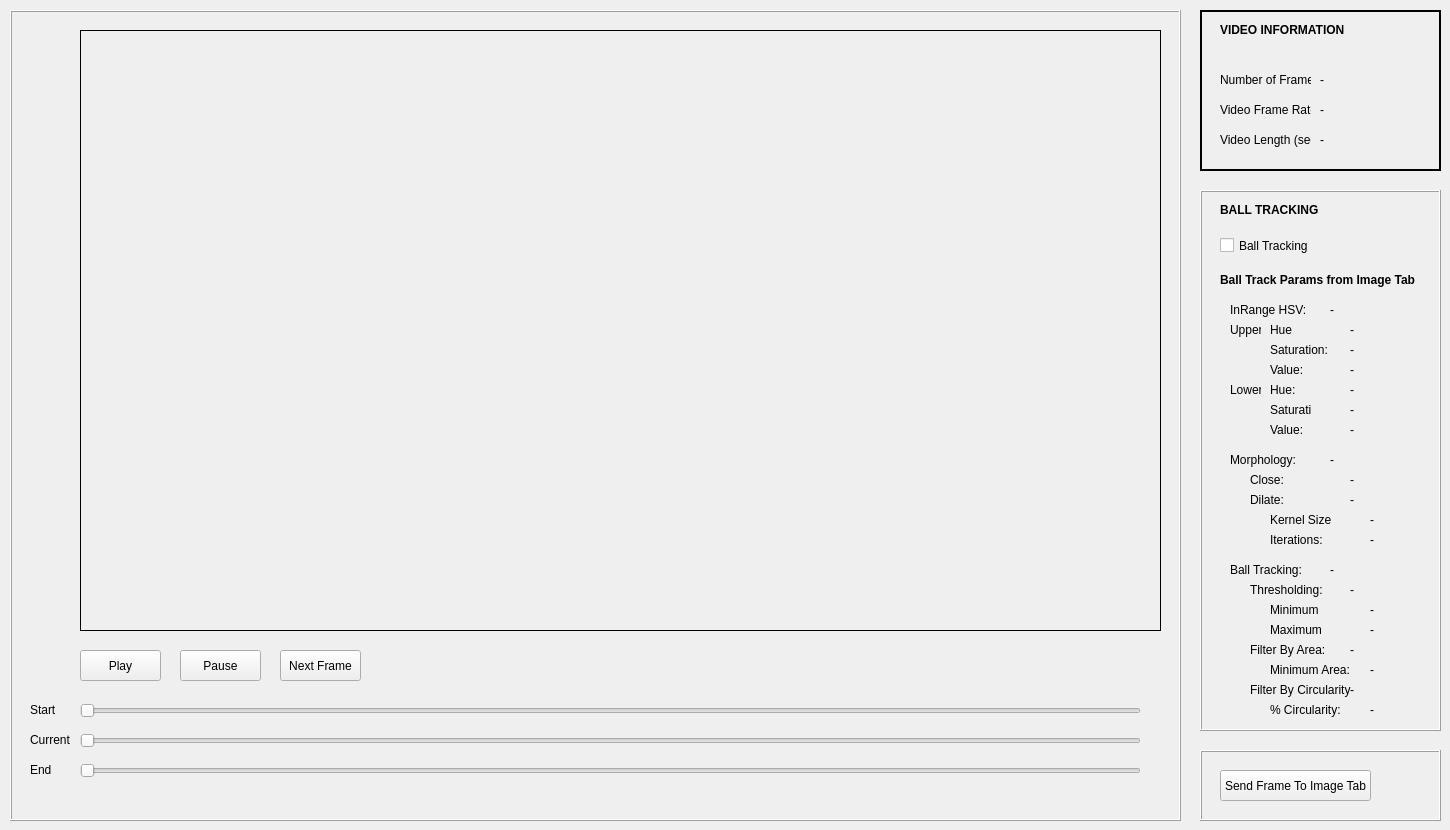
    <widget class="QWidget" name="tab">
     <attribute name="title">
      <string>Video</string>
     </attribute>
     <widget class="QFrame" name="frame">
      <property name="geometry">
       <rect>
        <x>1200</x>
        <y>10</y>
        <width>241</width>
        <height>161</height>
       </rect>
      </property>
      <property name="frameShape">
       <enum>QFrame::Box</enum>
      </property>
      <property name="frameShadow">
       <enum>QFrame::Plain</enum>
      </property>
      <property name="lineWidth">
       <number>2</number>
      </property>
      <widget class="QLabel" name="label">
       <property name="geometry">
        <rect>
         <x>20</x>
         <y>60</y>
         <width>91</width>
         <height>20</height>
        </rect>
       </property>
       <property name="text">
        <string>Number of Frames:</string>
       </property>
      </widget>
      <widget class="QLabel" name="frameNumberLabel">
       <property name="geometry">
        <rect>
         <x>120</x>
         <y>60</y>
         <width>41</width>
         <height>20</height>
        </rect>
       </property>
       <property name="text">
        <string>-</string>
       </property>
      </widget>
      <widget class="QLabel" name="label_6">
       <property name="geometry">
        <rect>
         <x>20</x>
         <y>90</y>
         <width>91</width>
         <height>20</height>
        </rect>
       </property>
       <property name="text">
        <string>Video Frame Rate:</string>
       </property>
      </widget>
      <widget class="QLabel" name="labelFPS">
       <property name="geometry">
        <rect>
         <x>120</x>
         <y>90</y>
         <width>41</width>
         <height>20</height>
        </rect>
       </property>
       <property name="text">
        <string>-</string>
       </property>
      </widget>
      <widget class="QLabel" name="label_7">
       <property name="geometry">
        <rect>
         <x>20</x>
         <y>120</y>
         <width>91</width>
         <height>20</height>
        </rect>
       </property>
       <property name="text">
        <string>Video Length (sec):</string>
       </property>
      </widget>
      <widget class="QLabel" name="labelVideoLengthSeconds">
       <property name="geometry">
        <rect>
         <x>120</x>
         <y>120</y>
         <width>41</width>
         <height>20</height>
        </rect>
       </property>
       <property name="text">
        <string>-</string>
       </property>
      </widget>
      <widget class="QLabel" name="label_8">
       <property name="geometry">
        <rect>
         <x>20</x>
         <y>10</y>
         <width>161</width>
         <height>20</height>
        </rect>
       </property>
       <property name="font">
        <font>
         <weight>75</weight>
         <bold>true</bold>
         <underline>false</underline>
        </font>
       </property>
       <property name="text">
        <string>VIDEO INFORMATION</string>
       </property>
      </widget>
     </widget>
     <widget class="QFrame" name="frameVideoTabTrackParams">
      <property name="geometry">
       <rect>
        <x>1200</x>
        <y>190</y>
        <width>241</width>
        <height>541</height>
       </rect>
      </property>
      <property name="frameShape">
       <enum>QFrame::Box</enum>
      </property>
      <property name="frameShadow">
       <enum>QFrame::Raised</enum>
      </property>
      <widget class="QCheckBox" name="chkTrackBall">
       <property name="geometry">
        <rect>
         <x>20</x>
         <y>40</y>
         <width>91</width>
         <height>31</height>
        </rect>
       </property>
       <property name="text">
        <string>Ball Tracking</string>
       </property>
      </widget>
      <widget class="QLabel" name="label_9">
       <property name="geometry">
        <rect>
         <x>20</x>
         <y>10</y>
         <width>161</width>
         <height>20</height>
        </rect>
       </property>
       <property name="font">
        <font>
         <weight>75</weight>
         <bold>true</bold>
         <underline>false</underline>
        </font>
       </property>
       <property name="text">
        <string>BALL TRACKING</string>
       </property>
      </widget>
      <widget class="QLabel" name="label_12">
       <property name="geometry">
        <rect>
         <x>20</x>
         <y>80</y>
         <width>211</width>
         <height>20</height>
        </rect>
       </property>
       <property name="font">
        <font>
         <weight>75</weight>
         <bold>true</bold>
         <underline>false</underline>
        </font>
       </property>
       <property name="text">
        <string>Ball Track Params from Image Tab</string>
       </property>
      </widget>
      <widget class="QLabel" name="lblThreshTrueVT">
       <property name="geometry">
        <rect>
         <x>150</x>
         <y>390</y>
         <width>41</width>
         <height>20</height>
        </rect>
       </property>
       <property name="text">
        <string>-</string>
       </property>
      </widget>
      <widget class="QLabel" name="lblAreaTrueVT">
       <property name="geometry">
        <rect>
         <x>150</x>
         <y>450</y>
         <width>41</width>
         <height>20</height>
        </rect>
       </property>
       <property name="text">
        <string>-</string>
       </property>
      </widget>
      <widget class="QLabel" name="label_2">
       <property name="geometry">
        <rect>
         <x>50</x>
         <y>390</y>
         <width>91</width>
         <height>20</height>
        </rect>
       </property>
       <property name="text">
        <string>Thresholding:</string>
       </property>
      </widget>
      <widget class="QLabel" name="label_10">
       <property name="geometry">
        <rect>
         <x>70</x>
         <y>410</y>
         <width>61</width>
         <height>20</height>
        </rect>
       </property>
       <property name="text">
        <string>Minimum</string>
       </property>
      </widget>
      <widget class="QLabel" name="label_11">
       <property name="geometry">
        <rect>
         <x>50</x>
         <y>450</y>
         <width>91</width>
         <height>20</height>
        </rect>
       </property>
       <property name="text">
        <string>Filter By Area:</string>
       </property>
      </widget>
      <widget class="QLabel" name="lblThreshMinVT">
       <property name="geometry">
        <rect>
         <x>170</x>
         <y>410</y>
         <width>41</width>
         <height>20</height>
        </rect>
       </property>
       <property name="text">
        <string>-</string>
       </property>
      </widget>
      <widget class="QLabel" name="label_13">
       <property name="geometry">
        <rect>
         <x>70</x>
         <y>430</y>
         <width>61</width>
         <height>20</height>
        </rect>
       </property>
       <property name="text">
        <string>Maximum</string>
       </property>
      </widget>
      <widget class="QLabel" name="lblThreshMaxVT">
       <property name="geometry">
        <rect>
         <x>170</x>
         <y>430</y>
         <width>41</width>
         <height>20</height>
        </rect>
       </property>
       <property name="text">
        <string>-</string>
       </property>
      </widget>
      <widget class="QLabel" name="lblMinAreaVT">
       <property name="geometry">
        <rect>
         <x>170</x>
         <y>470</y>
         <width>41</width>
         <height>20</height>
        </rect>
       </property>
       <property name="text">
        <string>-</string>
       </property>
      </widget>
      <widget class="QLabel" name="label_14">
       <property name="geometry">
        <rect>
         <x>70</x>
         <y>470</y>
         <width>91</width>
         <height>20</height>
        </rect>
       </property>
       <property name="text">
        <string>Minimum Area:</string>
       </property>
      </widget>
      <widget class="QLabel" name="lblCircTrueVT">
       <property name="geometry">
        <rect>
         <x>150</x>
         <y>490</y>
         <width>41</width>
         <height>20</height>
        </rect>
       </property>
       <property name="text">
        <string>-</string>
       </property>
      </widget>
      <widget class="QLabel" name="label_15">
       <property name="geometry">
        <rect>
         <x>50</x>
         <y>490</y>
         <width>101</width>
         <height>20</height>
        </rect>
       </property>
       <property name="text">
        <string>Filter By Circularity:</string>
       </property>
      </widget>
      <widget class="QLabel" name="lblMinCircVT">
       <property name="geometry">
        <rect>
         <x>170</x>
         <y>510</y>
         <width>41</width>
         <height>20</height>
        </rect>
       </property>
       <property name="text">
        <string>-</string>
       </property>
      </widget>
      <widget class="QLabel" name="label_16">
       <property name="geometry">
        <rect>
         <x>70</x>
         <y>510</y>
         <width>91</width>
         <height>20</height>
        </rect>
       </property>
       <property name="text">
        <string>% Circularity:</string>
       </property>
      </widget>
      <widget class="QLabel" name="label_17">
       <property name="geometry">
        <rect>
         <x>30</x>
         <y>370</y>
         <width>91</width>
         <height>20</height>
        </rect>
       </property>
       <property name="text">
        <string>Ball Tracking:</string>
       </property>
      </widget>
      <widget class="QLabel" name="lblBallTrackTrueVT">
       <property name="geometry">
        <rect>
         <x>130</x>
         <y>370</y>
         <width>41</width>
         <height>20</height>
        </rect>
       </property>
       <property name="text">
        <string>-</string>
       </property>
      </widget>
      <widget class="QLabel" name="lblDilateTrueVT">
       <property name="geometry">
        <rect>
         <x>150</x>
         <y>300</y>
         <width>41</width>
         <height>20</height>
        </rect>
       </property>
       <property name="text">
        <string>-</string>
       </property>
      </widget>
      <widget class="QLabel" name="label_18">
       <property name="geometry">
        <rect>
         <x>50</x>
         <y>280</y>
         <width>91</width>
         <height>20</height>
        </rect>
       </property>
       <property name="text">
        <string>Close:</string>
       </property>
      </widget>
      <widget class="QLabel" name="label_19">
       <property name="geometry">
        <rect>
         <x>70</x>
         <y>320</y>
         <width>61</width>
         <height>20</height>
        </rect>
       </property>
       <property name="text">
        <string>Kernel Size:</string>
       </property>
      </widget>
      <widget class="QLabel" name="lblCloseTrueVT">
       <property name="geometry">
        <rect>
         <x>150</x>
         <y>280</y>
         <width>41</width>
         <height>20</height>
        </rect>
       </property>
       <property name="text">
        <string>-</string>
       </property>
      </widget>
      <widget class="QLabel" name="label_20">
       <property name="geometry">
        <rect>
         <x>50</x>
         <y>300</y>
         <width>91</width>
         <height>20</height>
        </rect>
       </property>
       <property name="text">
        <string>Dilate:</string>
       </property>
      </widget>
      <widget class="QLabel" name="label_21">
       <property name="geometry">
        <rect>
         <x>70</x>
         <y>340</y>
         <width>61</width>
         <height>20</height>
        </rect>
       </property>
       <property name="text">
        <string>Iterations:</string>
       </property>
      </widget>
      <widget class="QLabel" name="lblIterVT">
       <property name="geometry">
        <rect>
         <x>170</x>
         <y>340</y>
         <width>41</width>
         <height>20</height>
        </rect>
       </property>
       <property name="text">
        <string>-</string>
       </property>
      </widget>
      <widget class="QLabel" name="label_22">
       <property name="geometry">
        <rect>
         <x>30</x>
         <y>260</y>
         <width>91</width>
         <height>20</height>
        </rect>
       </property>
       <property name="text">
        <string>Morphology:</string>
       </property>
      </widget>
      <widget class="QLabel" name="lblMorphTrueVT">
       <property name="geometry">
        <rect>
         <x>130</x>
         <y>260</y>
         <width>41</width>
         <height>20</height>
        </rect>
       </property>
       <property name="text">
        <string>-</string>
       </property>
      </widget>
      <widget class="QLabel" name="lblKernelSizeVT">
       <property name="geometry">
        <rect>
         <x>170</x>
         <y>320</y>
         <width>41</width>
         <height>20</height>
        </rect>
       </property>
       <property name="text">
        <string>-</string>
       </property>
      </widget>
      <widget class="QLabel" name="lblUH">
       <property name="geometry">
        <rect>
         <x>150</x>
         <y>130</y>
         <width>41</width>
         <height>20</height>
        </rect>
       </property>
       <property name="text">
        <string>-</string>
       </property>
      </widget>
      <widget class="QLabel" name="label_23">
       <property name="geometry">
        <rect>
         <x>70</x>
         <y>130</y>
         <width>41</width>
         <height>20</height>
        </rect>
       </property>
       <property name="text">
        <string>Hue</string>
       </property>
      </widget>
      <widget class="QLabel" name="label_24">
       <property name="geometry">
        <rect>
         <x>30</x>
         <y>110</y>
         <width>91</width>
         <height>20</height>
        </rect>
       </property>
       <property name="text">
        <string>InRange HSV:</string>
       </property>
      </widget>
      <widget class="QLabel" name="lblHSVTrueVT">
       <property name="geometry">
        <rect>
         <x>130</x>
         <y>110</y>
         <width>41</width>
         <height>20</height>
        </rect>
       </property>
       <property name="text">
        <string>-</string>
       </property>
      </widget>
      <widget class="QLabel" name="label_25">
       <property name="geometry">
        <rect>
         <x>70</x>
         <y>150</y>
         <width>61</width>
         <height>20</height>
        </rect>
       </property>
       <property name="text">
        <string>Saturation:</string>
       </property>
      </widget>
      <widget class="QLabel" name="label_26">
       <property name="geometry">
        <rect>
         <x>70</x>
         <y>170</y>
         <width>41</width>
         <height>20</height>
        </rect>
       </property>
       <property name="text">
        <string>Value:</string>
       </property>
      </widget>
      <widget class="QLabel" name="label_27">
       <property name="geometry">
        <rect>
         <x>70</x>
         <y>190</y>
         <width>41</width>
         <height>20</height>
        </rect>
       </property>
       <property name="text">
        <string>Hue:</string>
       </property>
      </widget>
      <widget class="QLabel" name="label_28">
       <property name="geometry">
        <rect>
         <x>70</x>
         <y>210</y>
         <width>41</width>
         <height>20</height>
        </rect>
       </property>
       <property name="text">
        <string>Saturation:</string>
       </property>
      </widget>
      <widget class="QLabel" name="label_29">
       <property name="geometry">
        <rect>
         <x>70</x>
         <y>230</y>
         <width>41</width>
         <height>20</height>
        </rect>
       </property>
       <property name="text">
        <string>Value:</string>
       </property>
      </widget>
      <widget class="QLabel" name="label_30">
       <property name="geometry">
        <rect>
         <x>30</x>
         <y>130</y>
         <width>31</width>
         <height>20</height>
        </rect>
       </property>
       <property name="text">
        <string>Upper</string>
       </property>
      </widget>
      <widget class="QLabel" name="label_31">
       <property name="geometry">
        <rect>
         <x>30</x>
         <y>190</y>
         <width>31</width>
         <height>20</height>
        </rect>
       </property>
       <property name="text">
        <string>Lower</string>
       </property>
      </widget>
      <widget class="QLabel" name="lblUS">
       <property name="geometry">
        <rect>
         <x>150</x>
         <y>150</y>
         <width>41</width>
         <height>20</height>
        </rect>
       </property>
       <property name="text">
        <string>-</string>
       </property>
      </widget>
      <widget class="QLabel" name="lblUV">
       <property name="geometry">
        <rect>
         <x>150</x>
         <y>170</y>
         <width>41</width>
         <height>20</height>
        </rect>
       </property>
       <property name="text">
        <string>-</string>
       </property>
      </widget>
      <widget class="QLabel" name="lblLH">
       <property name="geometry">
        <rect>
         <x>150</x>
         <y>190</y>
         <width>41</width>
         <height>20</height>
        </rect>
       </property>
       <property name="text">
        <string>-</string>
       </property>
      </widget>
      <widget class="QLabel" name="lblLS">
       <property name="geometry">
        <rect>
         <x>150</x>
         <y>210</y>
         <width>41</width>
         <height>20</height>
        </rect>
       </property>
       <property name="text">
        <string>-</string>
       </property>
      </widget>
      <widget class="QLabel" name="lblLV">
       <property name="geometry">
        <rect>
         <x>150</x>
         <y>230</y>
         <width>41</width>
         <height>20</height>
        </rect>
       </property>
       <property name="text">
        <string>-</string>
       </property>
      </widget>
     </widget>
     <widget class="QFrame" name="frameVideoTabVideoPane">
      <property name="geometry">
       <rect>
        <x>10</x>
        <y>10</y>
        <width>1171</width>
        <height>811</height>
       </rect>
      </property>
      <property name="frameShape">
       <enum>QFrame::Box</enum>
      </property>
      <property name="frameShadow">
       <enum>QFrame::Raised</enum>
      </property>
      <widget class="QLabel" name="imgLabelVideo">
       <property name="geometry">
        <rect>
         <x>70</x>
         <y>20</y>
         <width>1081</width>
         <height>601</height>
        </rect>
       </property>
       <property name="frameShape">
        <enum>QFrame::Box</enum>
       </property>
       <property name="text">
        <string/>
       </property>
      </widget>
      <widget class="QSlider" name="videoFrontSlider">
       <property name="geometry">
        <rect>
         <x>70</x>
         <y>690</y>
         <width>1061</width>
         <height>22</height>
        </rect>
       </property>
       <property name="orientation">
        <enum>Qt::Horizontal</enum>
       </property>
      </widget>
      <widget class="QLabel" name="label_3">
       <property name="geometry">
        <rect>
         <x>20</x>
         <y>690</y>
         <width>31</width>
         <height>20</height>
        </rect>
       </property>
       <property name="text">
        <string>Start</string>
       </property>
      </widget>
      <widget class="QLabel" name="label_5">
       <property name="geometry">
        <rect>
         <x>20</x>
         <y>720</y>
         <width>41</width>
         <height>20</height>
        </rect>
       </property>
       <property name="text">
        <string>Current</string>
       </property>
      </widget>
      <widget class="QSlider" name="videoPositionSlider">
       <property name="geometry">
        <rect>
         <x>70</x>
         <y>720</y>
         <width>1061</width>
         <height>22</height>
        </rect>
       </property>
       <property name="orientation">
        <enum>Qt::Horizontal</enum>
       </property>
      </widget>
      <widget class="QSlider" name="videoBackSlider">
       <property name="geometry">
        <rect>
         <x>70</x>
         <y>750</y>
         <width>1061</width>
         <height>22</height>
        </rect>
       </property>
       <property name="orientation">
        <enum>Qt::Horizontal</enum>
       </property>
      </widget>
      <widget class="QLabel" name="label_4">
       <property name="geometry">
        <rect>
         <x>20</x>
         <y>750</y>
         <width>31</width>
         <height>20</height>
        </rect>
       </property>
       <property name="text">
        <string>End</string>
       </property>
      </widget>
      <widget class="QPushButton" name="nextButton">
       <property name="geometry">
        <rect>
         <x>270</x>
         <y>640</y>
         <width>81</width>
         <height>31</height>
        </rect>
       </property>
       <property name="focusPolicy">
        <enum>Qt::TabFocus</enum>
       </property>
       <property name="text">
        <string>Next Frame</string>
       </property>
      </widget>
      <widget class="QPushButton" name="startButton">
       <property name="geometry">
        <rect>
         <x>70</x>
         <y>640</y>
         <width>81</width>
         <height>31</height>
        </rect>
       </property>
       <property name="focusPolicy">
        <enum>Qt::TabFocus</enum>
       </property>
       <property name="text">
        <string>Play</string>
       </property>
      </widget>
      <widget class="QPushButton" name="stopButton">
       <property name="geometry">
        <rect>
         <x>170</x>
         <y>640</y>
         <width>81</width>
         <height>31</height>
        </rect>
       </property>
       <property name="focusPolicy">
        <enum>Qt::TabFocus</enum>
       </property>
       <property name="text">
        <string>Pause</string>
       </property>
      </widget>
     </widget>
     <widget class="QFrame" name="frameVideoTabMainButtons">
      <property name="geometry">
       <rect>
        <x>1200</x>
        <y>750</y>
        <width>241</width>
        <height>71</height>
       </rect>
      </property>
      <property name="frameShape">
       <enum>QFrame::Box</enum>
      </property>
      <property name="frameShadow">
       <enum>QFrame::Raised</enum>
      </property>
      <widget class="QPushButton" name="sendFrameButton">
       <property name="geometry">
        <rect>
         <x>20</x>
         <y>20</y>
         <width>151</width>
         <height>31</height>
        </rect>
       </property>
       <property name="focusPolicy">
        <enum>Qt::TabFocus</enum>
       </property>
       <property name="text">
        <string>Send Frame To Image Tab</string>
       </property>
      </widget>
     </widget>
     <zorder>frameVideoTabVideoPane</zorder>
     <zorder>frame</zorder>
     <zorder>frameVideoTabTrackParams</zorder>
     <zorder>frameVideoTabMainButtons</zorder>
    </widget>
